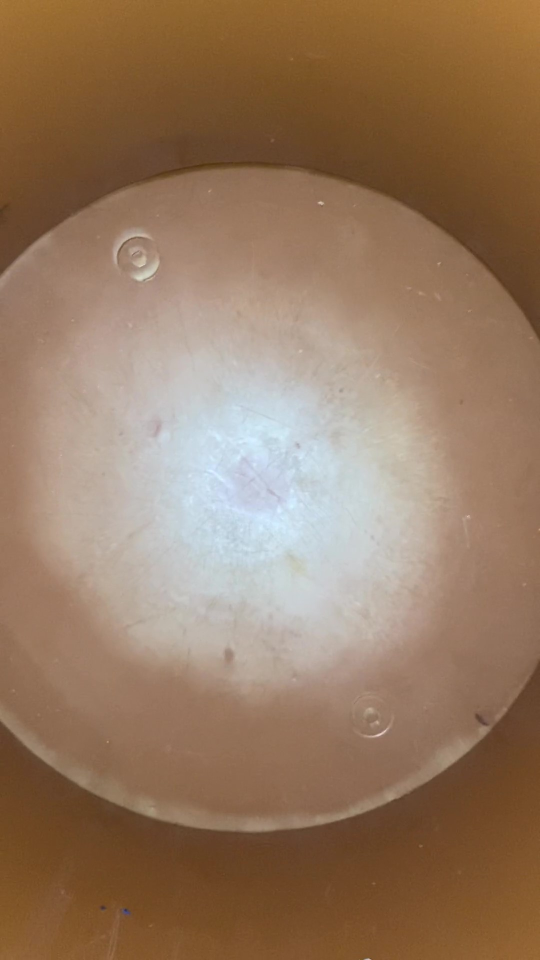
#> input picture AllCombined/pictures/IMG_1824_Moment.jpg, 1080 x 1920 px (shown at 1/2 size); its folder holds only this picture in this run
$ python -i mainCracks.py   (imports and definitions only)
#> lines starting #> are read from the running program, lines starting #| are printed output that depends on the picture
### AllCombined/isolateCrack.py
import numpy as np
import cv2
def findBackPlate(img):
    try:
        grey = img.copy()
        grey= cv2.cvtColor(grey, cv2.COLOR_BGR2GRAY)
        output = img.copy()
        circles = cv2.HoughCircles(grey, cv2.HOUGH_GRADIENT, 1.5, 250,param1=110,param2=78,minRadius=120,maxRadius=300)

        if circles is not None and len(circles[0]) < 2:
            circles = np.round(circles[0, :]).astype("int")
                # loop over t67he (x, y) coordinates and radius of the circles
            for (x, y, r) in circles:
                # draw the circle in the output image, then draw a rectangle
                # corresponding to the center of the circle
                cv2.circle(output, (x, y), r, (255, 255, 255), -1)
               # cv2.rectangle(output, (x - 5, y - 5), (x + 5, y + 5), (0, 128, 255), -1)

    except:
        output = img
    return (output)

### AllCombined/mainCracks.py
import cv2
import glob
import isolateCrack as isolate
from matplotlib import pyplot as plt
import numpy as np
def findCracks(pic):
    #load images
    images = [pic]

    #declare lists
    con = []
    hsv = []
    Tjek = []
    im = []
    im2 = []
    im3 = []

    #kernel for morphology
    kernelEllipse = cv2.getStructuringElement(cv2.MORPH_CROSS, (3, 3))
    kernelEllipse2 = cv2.getStructuringElement(cv2.MORPH_RECT, (5, 5))

    #for loop for looping through the images
    for i in range(len(images)):
        # print(i+1)
        knak = 0


        cv2.destroyAllWindows()
        #isolate backplate and resize images
        images[i] = isolate.findBackPlate(images[i])
        images[i] = cv2.resize(images[i], (int(images[i].shape[1] / 3), int(images[i].shape[0] / 3)))

        #convert to HSV
        hsv.append(cv2.cvtColor(images[i], cv2.COLOR_BGR2HSV))

        #empty pics for contour
        con.append(np.zeros(hsv[i].shape))


        #thredshold
        Tjek.append(cv2.inRange(hsv[i], (30, 120, 0), (179, 255, 50)))

        #morphology
        im.append(cv2.morphologyEx(Tjek[i], cv2.MORPH_ERODE, kernelEllipse))
        im2.append(cv2.morphologyEx(im[i], cv2.MORPH_DILATE, kernelEllipse2))
        #im3.append(cv2.morphologyEx(im2[i], cv2.MORPH_CLOSE, kernelEllipse2))

        #find contour
        contours, hierarchy = cv2.findContours(im2[i], cv2.RETR_TREE, cv2.CHAIN_APPROX_SIMPLE)
        area = np.zeros(len(contours))
        arc = np.zeros(len(contours))
        circularity = np.zeros(len(contours))
        #find area
        if contours:
            for j in range (len(contours)):
                area[j] = cv2.contourArea((contours[j]))
                arc[j] = cv2.arcLength(contours[j], 1)
                circularity[j] = (4 * 3.14 * area[j]) / (int(arc[j]) ** 2)
                if 50 < cv2.contourArea(contours[j]) < 1200:
                    if 0.11 < circularity[j] < 0.88:
                        if 0.31 < arc[j] < 351:

                            knak = 1

    return (knak)

>>> import cv2
>>> picture = cv2.imread('pictures/IMG_1824_Moment.jpg')
#> picture is the input picture: shape (1920, 1080, 3); mean B, G, R 97.1, 121.5, 149.9
>>> result = findCracks(picture)
#> the loop in findCracks, `for i in range(len(images)):` made 1 pass
#> pass 1, in findBackPlate, `grey= cv2.cvtColor(grey, cv2.COLOR_BGR2GRAY)`:
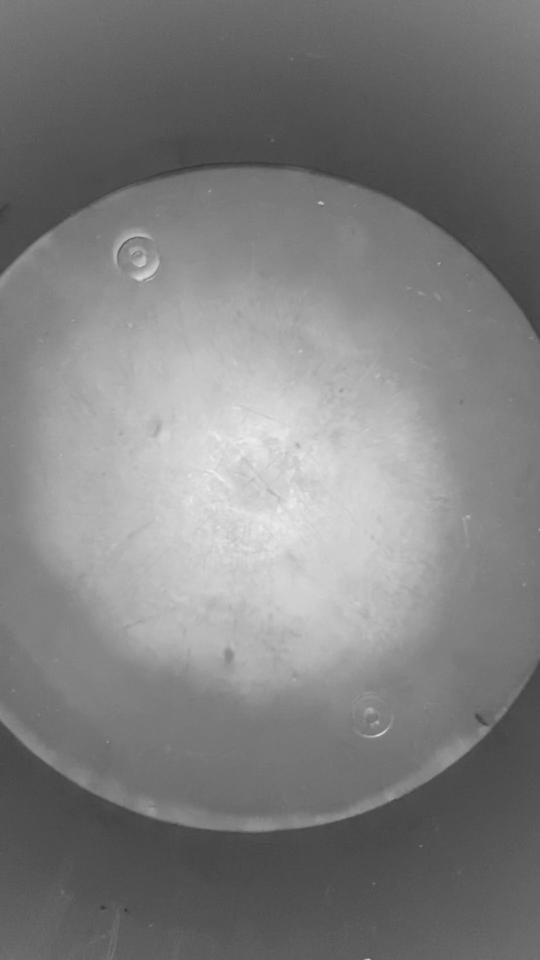
#> grey: shape (1920, 1080) (shown at 1/2 size); min 48, max 240, mean 127.2
#> after the loop in findCracks, `for i in range(len(images)):`: Tjek = 1 item
#> result = 0

$ run again, on AllCombined/pictures/YNothingWrong_1.jpg
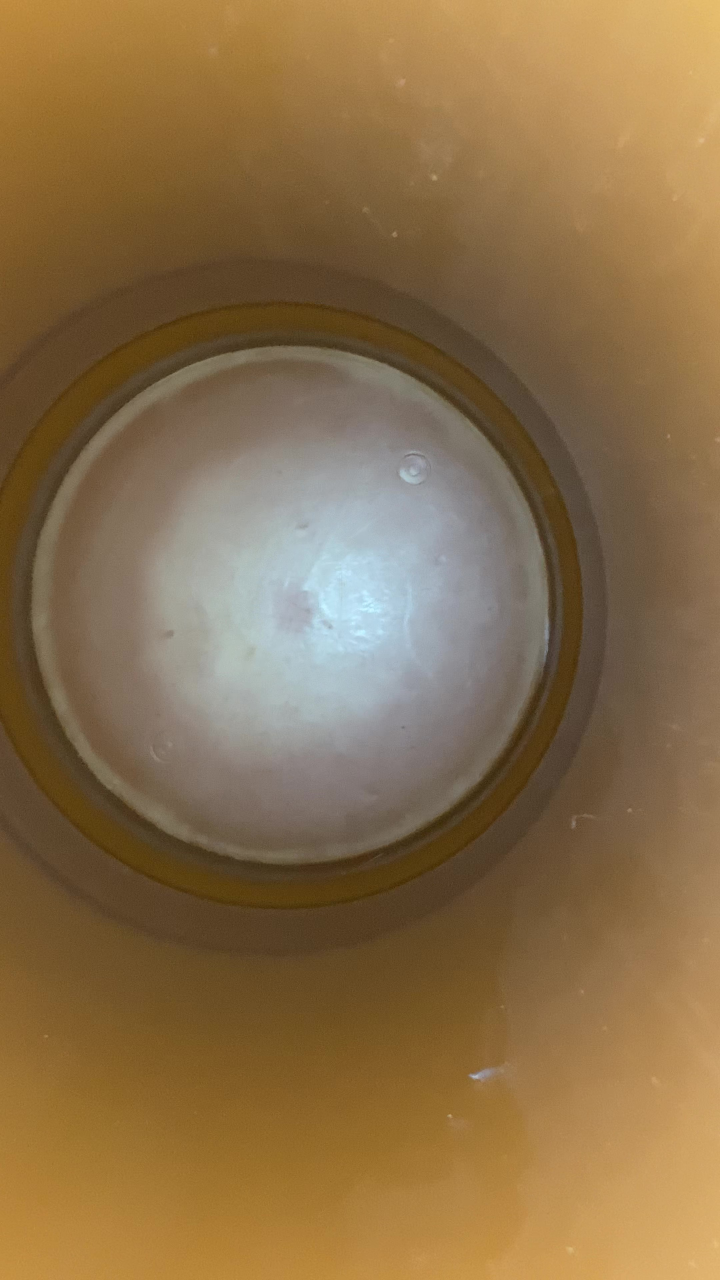
#> input picture AllCombined/pictures/YNothingWrong_1.jpg, 2160 x 3840 px (shown at 1/3 size)
#> picture is the input picture: shape (3840, 2160, 3); mean B, G, R 73.8, 110.9, 137.9
#> the loop in findCracks, `for i in range(len(images)):` made 1 pass
#> pass 1, in findBackPlate, `grey= cv2.cvtColor(grey, cv2.COLOR_BGR2GRAY)`:
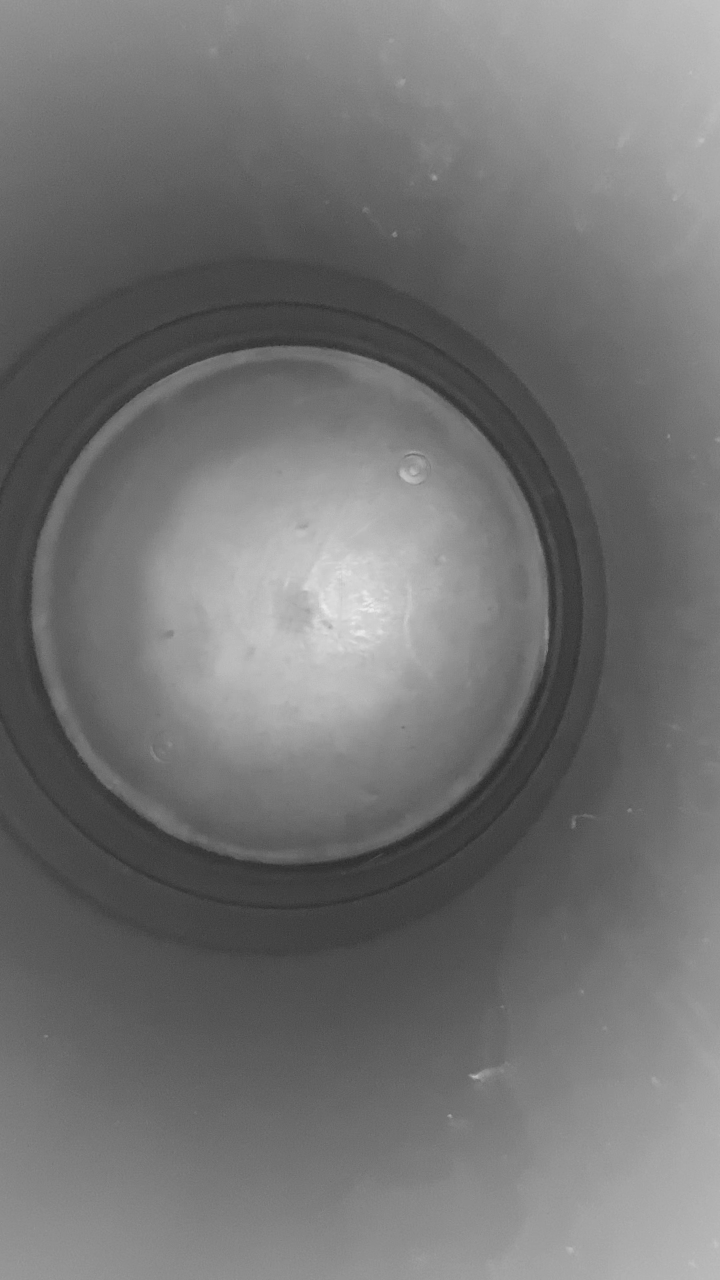
#> grey: shape (3840, 2160) (shown at 1/3 size); min 34, max 241, mean 114.8
#> after the loop in findCracks, `for i in range(len(images)):`: Tjek = 1 item
#> result = 0

$ run again, on AllCombined/pictures/ads.jpg
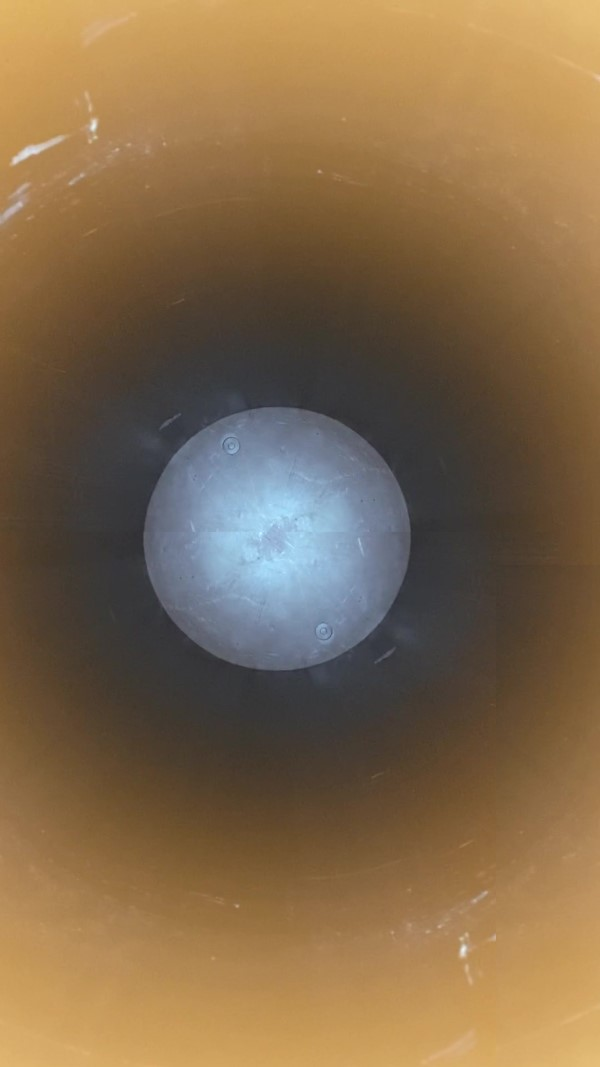
#> input picture AllCombined/pictures/ads.jpg, 600 x 1067 px
#> picture is the input picture: shape (1067, 600, 3); mean B, G, R 75.8, 105.8, 130.2
#> the loop in findCracks, `for i in range(len(images)):` made 1 pass
#> circles in findBackPlate on pass 1: [[278, 538, 132]]
#> pass 1, in findBackPlate, `grey= cv2.cvtColor(grey, cv2.COLOR_BGR2GRAY)`:
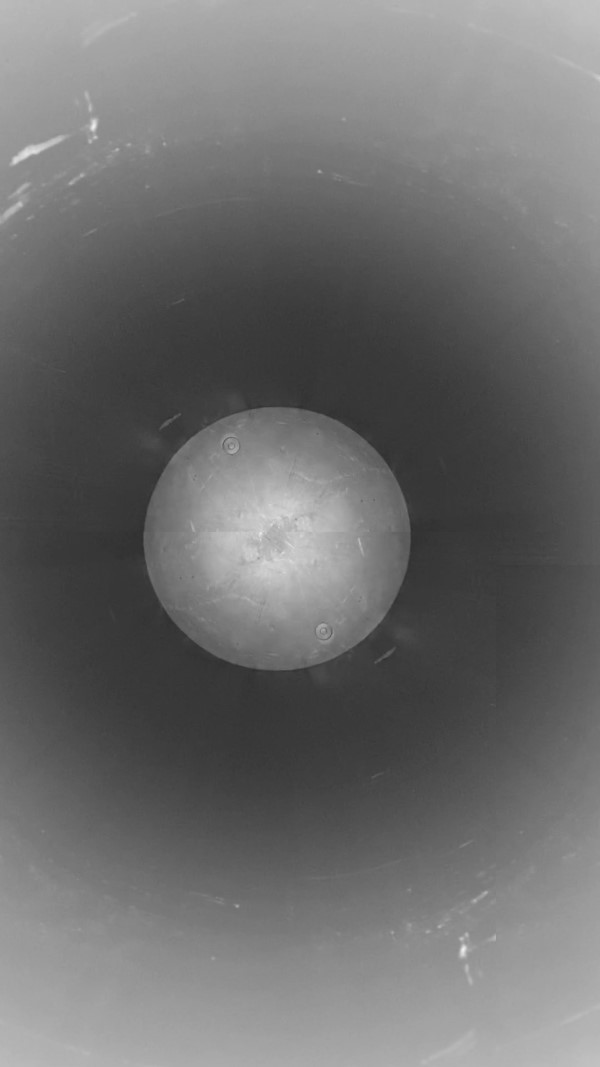
#> grey: shape (1067, 600); min 46, max 241, mean 109.7
#> after the loop in findCracks, `for i in range(len(images)):`: Tjek = 1 item
#> result = 0

$ run again, on AllCombined/pictures/coating13.jpg
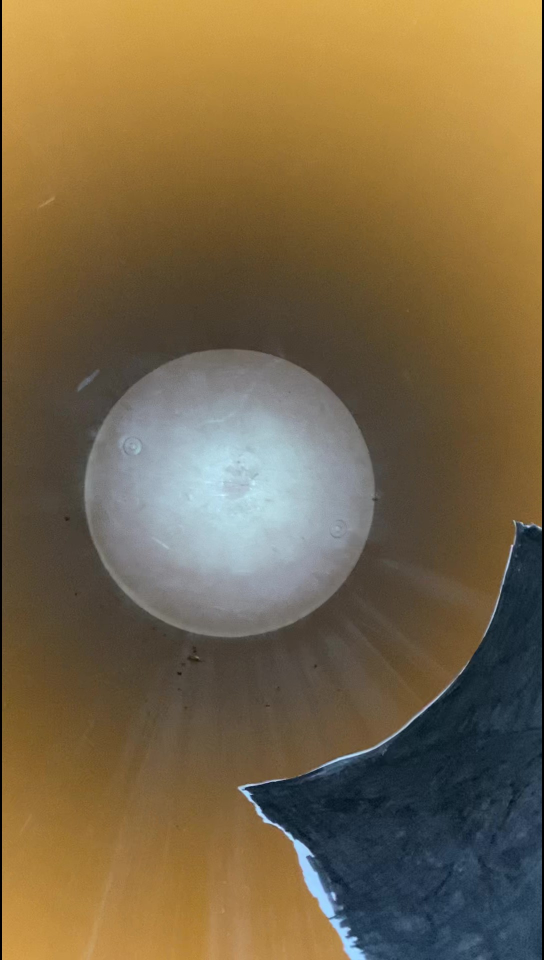
#> input picture AllCombined/pictures/coating13.jpg, 1088 x 1920 px (shown at 1/2 size)
#> picture is the input picture: shape (1920, 1088, 3); mean B, G, R 71.9, 102.6, 120.7
#> the loop in findCracks, `for i in range(len(images)):` made 1 pass
#> circles in findBackPlate on pass 1: [[461, 995, 297]]
#> pass 1, in findBackPlate, `grey= cv2.cvtColor(grey, cv2.COLOR_BGR2GRAY)`:
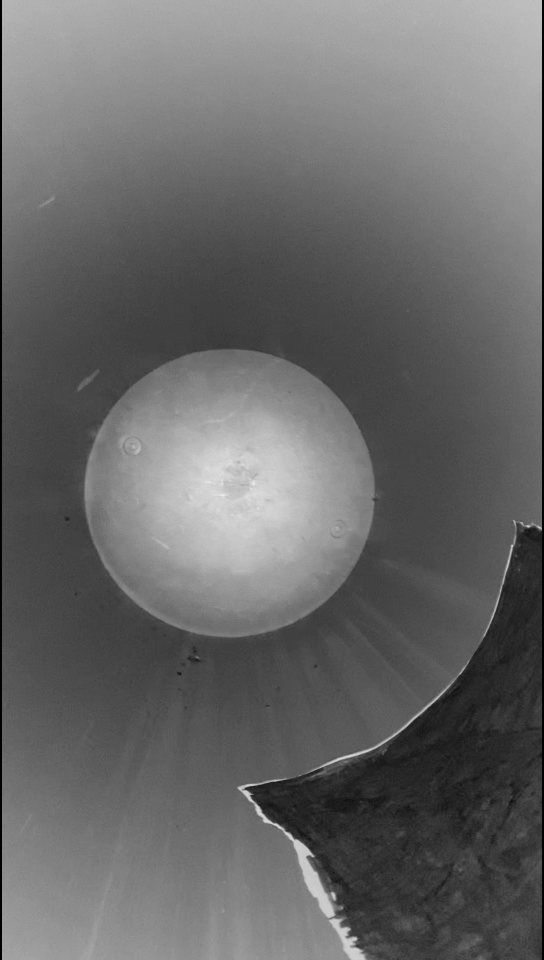
#> grey: shape (1920, 1088) (shown at 1/2 size); min 0, max 241, mean 104.6
#> after the loop in findCracks, `for i in range(len(images)):`: Tjek = 1 item
#> result = 1
